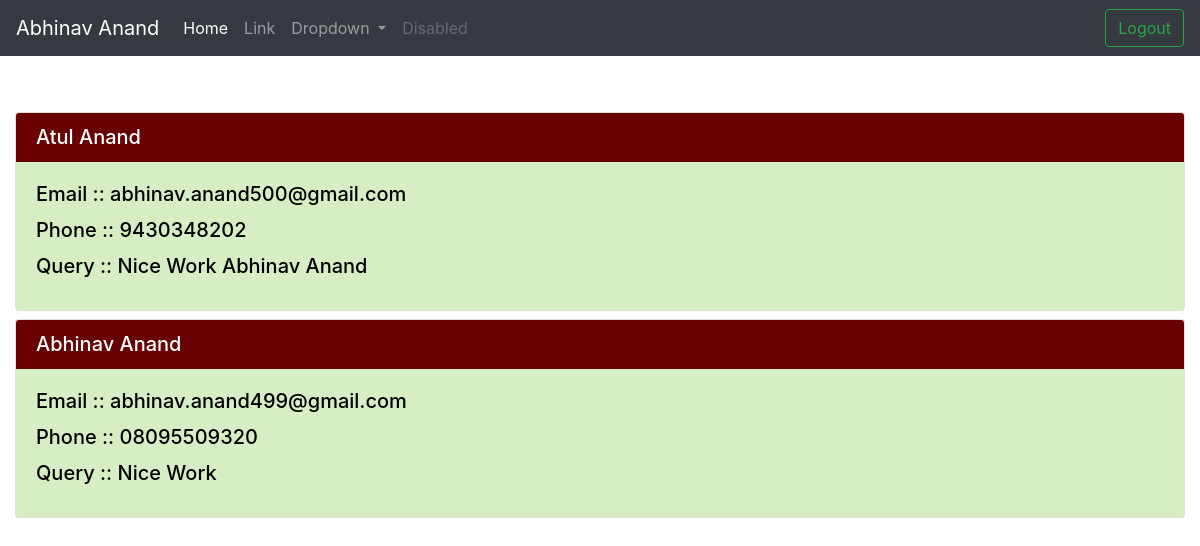
The app's page /contact/ (signed in), older data.
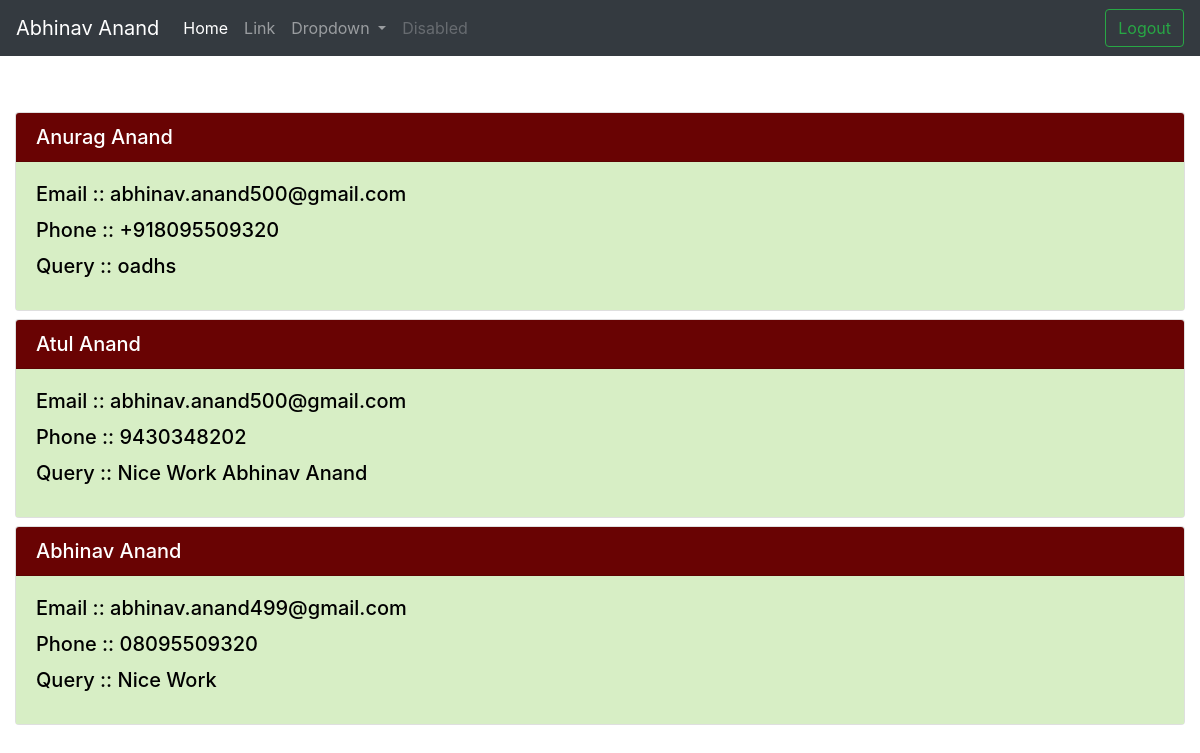
The same page, newer data.
### contact/models.py (models this page shows, shortened)
class Contact(models.Model):
    sno = models.AutoField(primary_key = True)
    name = models.CharField(max_length=30)
    email = models.CharField(max_length=50)
    phone = models.CharField(max_length=20)
    query = models.CharField(max_length=700)

### contact/views.py (the view)
# urls.py: path('', views.landingPage),
def landingPage(request):
    if request.user.is_authenticated:
        feeds = Contact.objects.all().order_by('-sno')
        params = {'feeds': feeds}
        return render(request, 'contact/contact.html', params)
    return render(request, 'Backend/home.html')

### templates/contact/contact.html
{% extends 'base1.html' %} {% block css %}{% endblock css %} {% block body %}
  {% for feed in feeds %}
          <div class='container-fluid'>
          <div class="card mt-2">
          <h5 class="card-header" style="background-color : rgb(105, 3, 3); color : white">{{feed.name}}</h5>
          <div class="card-body" style="background-color : rgb(215, 238, 197); color : black">
            <h5 class="card-title">Email :: {{feed.email}}</h5>
            <h5 class="card-title">Phone :: {{feed.phone}}</h5>
            <h5 class="card-title">Query :: {{feed.query}}</h5>
          </div>
          </div>
          </div>
  {% endfor %}
{% endblock body %}

Row changes from the older to the newer data that the page shows:
added Contact: name "Anurag Anand", email "abhinav.anand500@gmail.com", phone "+918095509320", query "oadhs"
